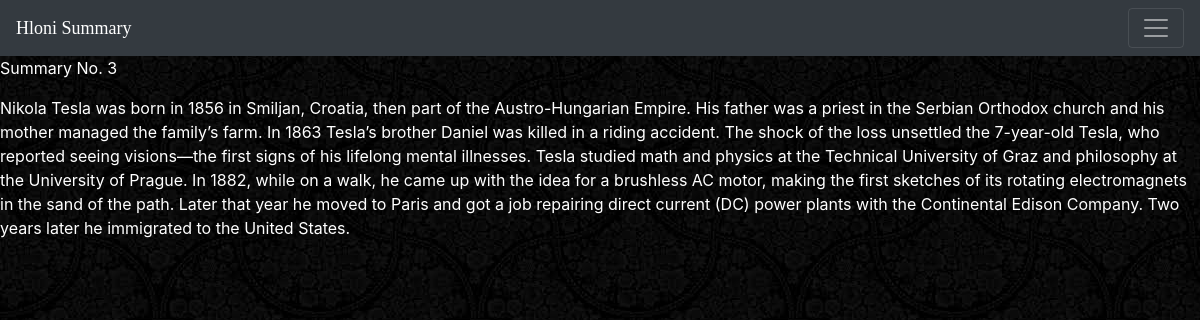
The page /Summary/Get/Summary/Text/User/3/ on the database its author committed.
### Summary/models.py (models this page shows)
class SummaryTextNoUser(models.Model):
    text = models.TextField()
    def __str__(self):
        return "Summary No. {}".format(self.id)

### Summary/views.py (the view)
# urls.py: path('Get/Summary/Text/User/<id>/', Get_Summary_Text_No_User, name='Get Summary Text No User'),
def Get_Summary_Text_No_User(request, id=id):
    summary = get_object_or_404(SummaryTextNoUser, id=id)
    context = {
        'summary':summary
        }
    return render(request, 'Summary/GetSummary.html',context)

### Summary/templates/Summary/GetSummary.html
{% extends 'Home/header.html' %}
{% block content %}
<p>{{ summary }}</p>
<p>{{ summary.text }}</p>
{% endblock %}

### Home/templates/Home/header.html (style rules this page uses)
p { color:white; }

### rows shown on the page
SummaryTextNoUser: id "Summary No. 3", text "Nikola Tesla was born in 1856 in Smiljan, Croatia, then part of the Austro-Hungarian Empire. His father was a priest in the Serbian Orthodox church and his mother managed the family’s farm. In 1863 Tesla’s brother Daniel was killed in a riding accident. The shock of the loss unsettled the 7-year-old Tesla, who reported seeing visions—the first signs of his lifelong mental illnesses. Tesla studied math and physics at the Technical University of Graz and philosophy at the University of Prague. In 1882, while on a walk, he came up with the idea for a brushless AC motor, making the first sketches of its rotating electromagnets in the sand of the path. Later that year he moved to Paris and got a…"
